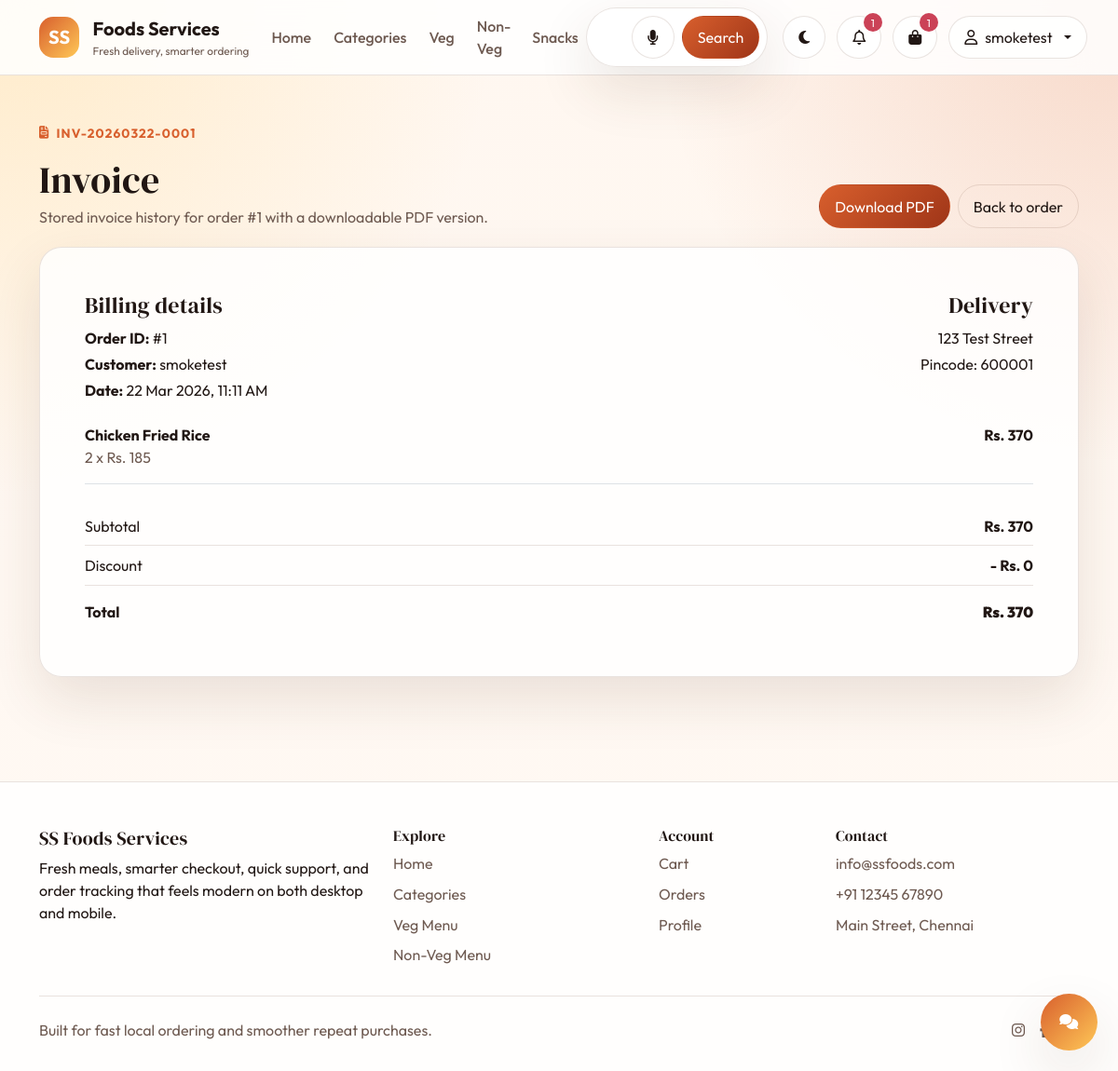
/order/1/invoice/ (signed in), run on the app's committed database.
### Food_app/models.py (models this page shows, shortened)
class Invoice(models.Model):
    order = models.OneToOneField(Order, on_delete=models.CASCADE, related_name="invoice")
    invoice_number = models.CharField(max_length=40, unique=True, blank=True)
    generated_at = models.DateTimeField(auto_now_add=True)
    class Meta:
        ordering = ["-generated_at"]

class Order(models.Model):
    NOW = "Now"
    LATER = "Later"
    DELIVERY_SLOT_CHOICES = [
        (NOW, "Now"),
        (LATER, "Later"),
    ]
    STATUS_CHOICES = [
        ("Pending", "Pending"),
        ("Confirmed", "Confirmed"),
        ("Delivered", "Delivered"),
        ("Cancelled", "Cancelled"),
    ]
    user = models.ForeignKey(User, on_delete=models.CASCADE, related_name="orders")
    items = models.ManyToManyField(Items, through="OrderItem")
    coupon = models.ForeignKey(Coupon, null=True, blank=True, on_delete=models.SET_NULL)
    subtotal_amount = models.FloatField(default=0)
    discount_amount = models.FloatField(default=0)
    total_amount = models.FloatField()
    delivery_slot = models.CharField(max_length=10, choices=DELIVERY_SLOT_CHOICES, default=NOW)
    scheduled_for = models.DateTimeField(null=True, blank=True)
    created_at = models.DateTimeField(auto_now_add=True)
    status = models.CharField(max_length=20, choices=STATUS_CHOICES, default="Pending")
    class Meta:
        ordering = ["-created_at"]

class Delivery(models.Model):
    STATUS_CHOICES = [
        ("Preparing", "Preparing"),
        ("Out for Delivery", "Out for Delivery"),
        ("Delivered", "Delivered"),
        ("Cancelled", "Cancelled"),
    ]
    order = models.OneToOneField(Order, on_delete=models.CASCADE, related_name="delivery")
    delivery_zone = models.ForeignKey(DeliveryZone, null=True, blank=True, on_delete=models.SET_NULL)
    address = models.TextField()
    pincode = models.CharField(max_length=10, blank=True)
    delivery_status = models.CharField(max_length=20, choices=STATUS_CHOICES, default="Preparing")
    location_lat = models.FloatField(null=True, blank=True)
    location_lng = models.FloatField(null=True, blank=True)
    estimated_time = models.DateTimeField(null=True, blank=True)

class OrderItem(models.Model):
    order = models.ForeignKey(Order, on_delete=models.CASCADE, related_name="order_items")
    item = models.ForeignKey(Items, on_delete=models.CASCADE, related_name="ordered_items")
    quantity = models.IntegerField()
    price = models.FloatField()
    @property
    def line_total(self):
        return round(self.quantity * self.price, 2)

class Items(models.Model):
    VEG_NON_VEG_CHOICES = [
        ("Veg", "Veg"),
        ("Non-Veg", "Non-Veg"),
        ("Snacks", "Snacks"),
    ]
    category = models.ForeignKey(Category, on_delete=models.CASCADE, related_name="items")
    name = models.CharField(max_length=400)
    item_description = models.TextField(max_length=1000)
    price = models.FloatField()
    offer_price = models.FloatField()
    item_image = models.CharField(max_length=3000, null=True, blank=True)
    image_upload = models.FileField(upload_to="food_images/", null=True, blank=True)
    quantity = models.IntegerField()
    underrated_item = models.BooleanField(default=False)
    new_added_item = models.BooleanField(default=False)
    veg_non_veg = models.CharField(max_length=10, choices=VEG_NON_VEG_CHOICES, default="Veg")
    rating = models.FloatField(default=4.0)
    class Meta:
        ordering = ["-new_added_item", "-rating", "name"]

### Food_app/app_views.py (the view)
# urls.py: path("order/<int:order_id>/invoice/", views.invoice_detail, name="invoice_detail"),
@login_required(login_url="Login")
def invoice_detail(request, order_id):
    order = get_object_or_404(
        Order.objects.select_related("delivery", "payment", "coupon", "invoice"),
        id=order_id,
        user=request.user,
    )
    invoice = ensure_invoice(order)
    return render(
        request,
        "invoice.html",
        {
            "order": order,
            "order_items": order.order_items.select_related("item"),
            "invoice": invoice,
            "delivery": order.delivery,
            "payment": order.payment,
        },
    )

### Food_app/context_processors.py (called while the page is built)
def shared_state(request):
    if not request.user.is_authenticated:
        return {
            "cart_count": 0,
            "unread_notifications_count": 0,
            "recent_notifications": [],
        }
    recent_notifications = Notification.objects.filter(user=request.user).order_by("-created_at")[:5]
    unread_notifications_count = Notification.objects.filter(user=request.user, is_read=False).count()
    cart_count = Cart.objects.filter(user=request.user).count()
    return {
        "cart_count": cart_count,
        "unread_notifications_count": unread_notifications_count,
        "recent_notifications": recent_notifications,
    }

### Food_app/utils.py (called while the page is built)
def ensure_invoice(order):
    invoice, _ = Invoice.objects.get_or_create(order=order)
    return invoice

### Food_app/Templates/invoice.html
{% extends "layouts/main.html" %}
{% block content %}
<section class="container py-4 py-lg-5">
  <div class="section-header">
    <div>
      <span class="eyebrow"><i class="fa-solid fa-file-invoice"></i> {{ invoice.invoice_number }}</span>
      <h1 class="mt-3 mb-1">Invoice</h1>
      <p class="mb-0 subtle">Stored invoice history for order #{{ order.id }} with a downloadable PDF version.</p>
    </div>
    <div class="d-flex flex-wrap gap-2">
      <a href="{% url 'invoice_pdf' order.id %}" class="btn brand-button">Download PDF</a>
      <a href="{% url 'order_detail' order.id %}" class="btn outline-button">Back to order</a>
    </div>
  </div>
  <div class="surface-card p-4 p-lg-5">
    <div class="row g-4 mb-4">
      <div class="col-md-6">
        <h4 class="mb-2">Billing details</h4>
        <p class="mb-1"><strong>Order ID:</strong> #{{ order.id }}</p>
        <p class="mb-1"><strong>Customer:</strong> {{ order.user.username }}</p>
        <p class="mb-0"><strong>Date:</strong> {{ invoice.generated_at|date:"d M Y, h:i A" }}</p>
      </div>
      <div class="col-md-6 text-md-end">
        <h4 class="mb-2">Delivery</h4>
        <p class="mb-1">{{ delivery.address }}</p>
        <p class="mb-0">Pincode: {{ delivery.pincode }}</p>
      </div>
    </div>
    <div class="stack-grid">
      {% for item in order_items %}
      <div class="d-flex justify-content-between gap-3 border-bottom pb-3">
        <div>
          <strong>{{ item.item.name }}</strong>
          <div class="subtle">{{ item.quantity }} x Rs. {{ item.price|floatformat:0 }}</div>
        </div>
        <strong>Rs. {{ item.line_total|floatformat:0 }}</strong>
      </div>
      {% endfor %}
    </div>
    <div class="mt-4">
      <div class="summary-row">
        <span>Subtotal</span>
        <strong>Rs. {{ order.subtotal_amount|floatformat:0 }}</strong>
      </div>
      <div class="summary-row">
        <span>Discount</span>
        <strong>- Rs. {{ order.discount_amount|floatformat:0 }}</strong>
      </div>
      <div class="summary-row total">
        <span>Total</span>
        <strong>Rs. {{ order.total_amount|floatformat:0 }}</strong>
      </div>
    </div>
  </div>
</section>
{% endblock %}

### Food_app/Templates/Includes/navbar.html (shortened to what this page needs)
<nav class="navbar navbar-expand-xl site-navbar sticky-top">
  <div class="container">
    <a class="navbar-brand brand-mark" href="{% url 'Home' %}">
      <span class="brand-pill">SS</span>
      <span>
        <strong>Foods Services</strong>
        <small>Fresh delivery, smarter ordering</small>
      </span>
    </a>
    <div class="collapse navbar-collapse" id="siteNavbar">
      <ul class="navbar-nav me-auto align-items-xl-center gap-xl-2">
        <li class="nav-item"><a class="nav-link" href="{% url 'Home' %}">Home</a></li>
        <li class="nav-item"><a class="nav-link" href="{% url 'Category' %}">Categories</a></li>
        <li class="nav-item"><a class="nav-link" href="{% url 'food_by_type' 'Veg' %}">Veg</a></li>
        <li class="nav-item"><a class="nav-link" href="{% url 'food_by_type' 'Non-Veg' %}">Non-Veg</a></li>
        <li class="nav-item"><a class="nav-link" href="{% url 'food_by_type' 'Snacks' %}">Snacks</a></li>
      </ul>
      <form class="search-shell me-xl-3" method="get" action="{% url 'search' %}">
        <input class="form-control" id="navSearchInput" type="search" name="q" value="{{ request.GET.q }}" placeholder="Search dishes, categories, ingredients">
        <button class="btn icon-button" id="voiceSearchButton" type="button" aria-label="Search by voice">
          <i class="fa-solid fa-microphone"></i>
        </button>
        <button class="btn brand-button" type="submit">Search</button>
      </form>
      <div class="nav-actions">
        <button class="btn icon-button" id="themeToggle" type="button" aria-label="Toggle dark mode">
          <i class="fa-solid fa-moon"></i>
        </button>
        {% if request.user.is_authenticated %}
        <div class="dropdown">
          <button class="btn icon-button position-relative" type="button" data-bs-toggle="dropdown" aria-expanded="false" aria-label="Notifications">
            <i class="fa-regular fa-bell"></i>
            <span class="notification-badge {% if not unread_notifications_count %}d-none{% endif %}" id="notificationBadge">{{ unread_notifications_count }}</span>
          </button>
        </div>
        <a href="{% url 'Cart' %}" class="btn icon-button position-relative" aria-label="Cart">
          <i class="fa-solid fa-bag-shopping"></i>
          <span class="notification-badge cart-badge {% if not cart_count %}d-none{% endif %}">{{ cart_count }}</span>
        </a>
        <div class="dropdown">
          <button class="btn account-button dropdown-toggle" type="button" data-bs-toggle="dropdown" aria-expanded="false">
            <i class="fa-regular fa-user"></i>
            <span>{{ request.user.username }}</span>
          </button>
        </div>
        {% else %}
        <a href="{% url 'Login' %}" class="btn brand-button">Login</a>
        <a href="{% url 'Register' %}" class="btn outline-button">Register</a>
        {% endif %}
      </div>
    </div>
  </div>
</nav>

### Food_app/Static/CSS/style.css (style rules this page uses)
:root { --bg: #fff7f0; --surface: rgba(255, 255, 255, 0.82); --surface-strong: #ffffff; --surface-alt: #f4e8db; --text: #211714; --muted: #6e5a51; --border: rgba(118, 82, 61, 0.16); --shadow: 0 24px 60px rgba(85, 48, 24, 0.12); --brand: #d85f2d; --brand-deep: #9f3518; --accent: #ffc857; --success: #1f8f5f; --danger: #cb4257; }
body { font-family: "Outfit", sans-serif; background: radial-gradient(circle at top left, rgba(255, 200, 87, 0.25), transparent 32%), radial-gradient(circle at top right, rgba(216, 95, 45, 0.2), transparent 30%), linear-gradient(180deg, var(--bg), color-mix(in srgb, var(--bg) 76%, #ffffff 24%)); color: var(--text); min-height: 100vh; }
h1, h2, h3, h4, h5, h6, .display-font { font-family: "DM Serif Display", serif; letter-spacing: 0.01em; }
a { color: inherit; text-decoration: none; }
.site-navbar { background: color-mix(in srgb, var(--surface-strong) 86%, transparent 14%); backdrop-filter: blur(18px); border-bottom: 1px solid var(--border); }
.brand-mark { display: flex; align-items: center; gap: 0.9rem; color: var(--text); }
.brand-mark small { display: block; color: var(--muted); font-size: 0.74rem; }
.brand-pill { width: 2.7rem; height: 2.7rem; border-radius: 0.95rem; display: inline-flex; align-items: center; justify-content: center; background: linear-gradient(135deg, var(--brand), var(--accent)); color: #fff; font-weight: 700; }
.nav-link { color: var(--muted); font-weight: 500; }
.search-shell { display: flex; align-items: center; gap: 0.5rem; flex: 1 1 430px; max-width: 520px; background: var(--surface); border: 1px solid var(--border); border-radius: 999px; padding: 0.45rem 0.5rem 0.45rem 1rem; box-shadow: var(--shadow); }
.search-shell .form-control { border: 0; background: transparent; color: var(--text); box-shadow: none; }
.nav-actions { display: flex; align-items: center; gap: 0.75rem; }
.icon-button, .outline-button, .brand-button, .account-button { border-radius: 999px; border: 1px solid var(--border); padding: 0.65rem 1rem; background: var(--surface); color: var(--text); }
.brand-button { background: linear-gradient(135deg, var(--brand), var(--brand-deep)); border-color: transparent; color: #fff; }
.outline-button { background: transparent; }
.account-button { display: inline-flex; align-items: center; gap: 0.5rem; }
.notification-badge { position: absolute; top: -0.2rem; right: -0.1rem; min-width: 1.25rem; height: 1.25rem; padding: 0 0.25rem; border-radius: 999px; background: var(--danger); color: #fff; font-size: 0.72rem; display: inline-flex; align-items: center; justify-content: center; }
.hero-card, .surface-card, .info-panel, .product-card, .summary-card, .timeline-card { background: var(--surface); border: 1px solid var(--border); box-shadow: var(--shadow); border-radius: 1.5rem; }
.eyebrow { display: inline-flex; align-items: center; gap: 0.45rem; color: var(--brand); font-size: 0.85rem; font-weight: 700; text-transform: uppercase; letter-spacing: 0.08em; }
.hero-stats, .stack-grid { display: grid; gap: 1rem; }
.section-header { display: flex; justify-content: space-between; align-items: end; margin-bottom: 1.25rem; }
.section-header p, .muted-text, .subtle { color: var(--muted); }
.summary-row { display: flex; justify-content: space-between; padding: 0.55rem 0; border-bottom: 1px solid var(--border); }
.summary-row.total { font-weight: 700; border-bottom: 0; padding-top: 1rem; }

### data on the page
Invoice: invoice_number "INV-20260322-0001", generated_at "22 Mar 2026, 11:11 AM"
Order: id "1", user.username "smoketest", subtotal_amount "370", discount_amount "0", total_amount "370"
Delivery: address "123 Test Street", pincode "600001"
OrderItem: item.name "Chicken Fried Rice", quantity "2", price "185", line_total "370"

### other printed values
{{ unread_notifications_count }} "1"
{{ cart_count }} "1"
{{ request.user.username }} "smoketest"
